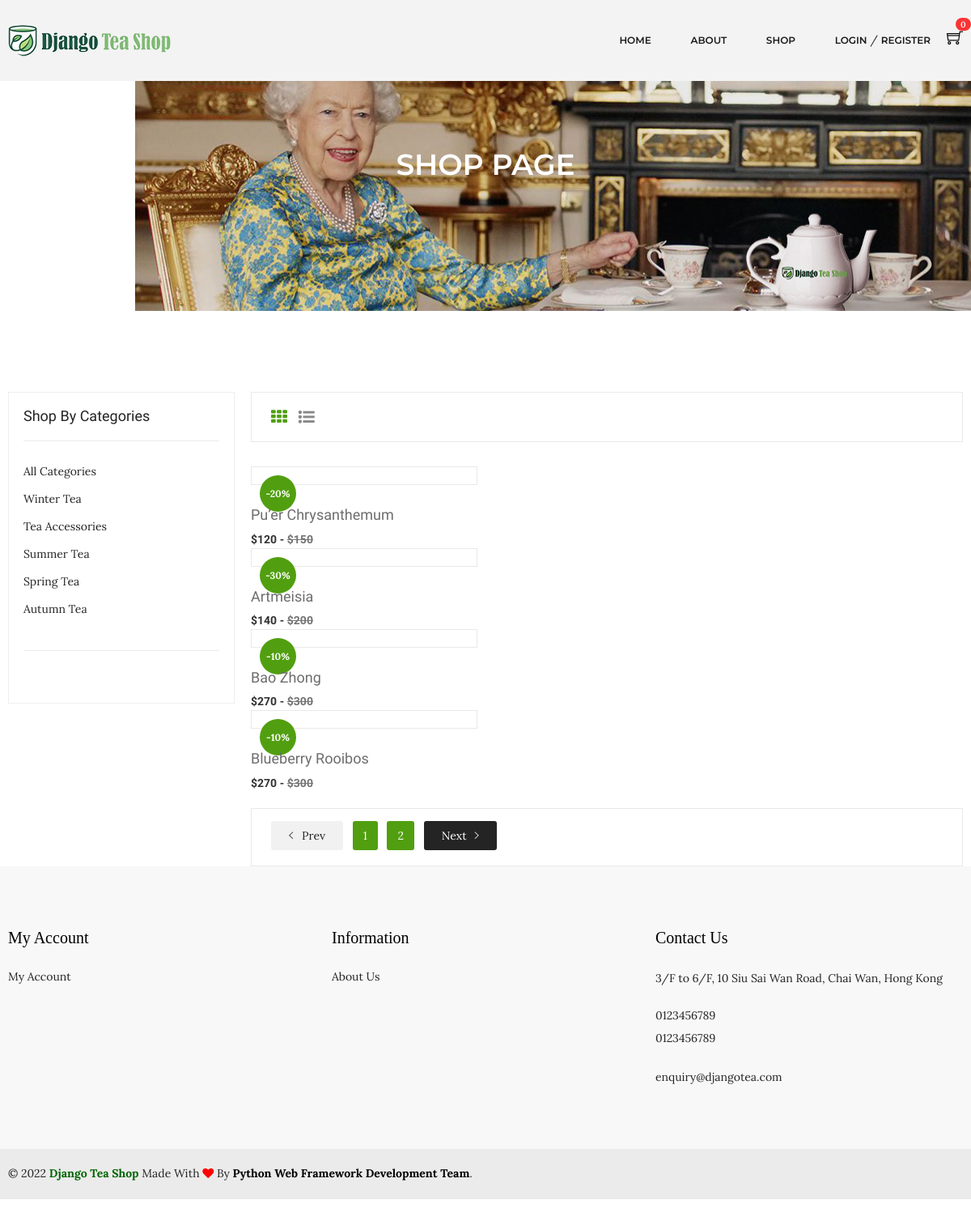
The app's page /shop/ with its own data.
### shop/models.py (models this page shows, shortened)
class Product(models.Model):
    tea_name = models.CharField(max_length=100, unique=True)
    tea_type = models.CharField(max_length=100)
    slug = models.SlugField(max_length=100, unique=True)
    origin = models.CharField(max_length=100)
    color = models.CharField(max_length=50, blank=True)
    aroma = models.CharField(max_length=100, blank=True)
    taste = models.CharField(max_length=100, blank=True)
    tea_nature  = models.CharField(max_length=100, blank=True)
    is_available = models.BooleanField(default=True)
    is_new = models.BooleanField(default=False)
    properties = models.TextField(max_length=300, blank=True)
    weight = models.IntegerField()
    original_price = models.IntegerField()
    discounted_price = models.IntegerField()
    discount_rate = models.IntegerField(blank=True)
    photo_1 = models.ImageField(upload_to='photos/%Y/%m/%d', blank=True)
    photo_1_t = models.ImageField(upload_to='photos/%Y/%m/%d', blank=True)
    photo_1_z = models.ImageField(upload_to='photos/%Y/%m/%d', blank=True)
    photo_2 = models.ImageField(upload_to='photos/%Y/%m/%d', blank=True)
    photo_2_t = models.ImageField(upload_to='photos/%Y/%m/%d', blank=True)
    photo_2_z = models.ImageField(upload_to='photos/%Y/%m/%d', blank=True)
    photo_3 = models.ImageField(upload_to='photos/%Y/%m/%d', blank=True)
    photo_3_t = models.ImageField(upload_to='photos/%Y/%m/%d', blank=True)
    photo_3_z = models.ImageField(upload_to='photos/%Y/%m/%d', blank=True)
    photo_4 = models.ImageField(upload_to='photos/%Y/%m/%d', blank=True)
    photo_4_t = models.ImageField(upload_to='photos/%Y/%m/%d', blank=True)
    photo_4_z = models.ImageField(upload_to='photos/%Y/%m/%d', blank=True)
    created_date = models.DateTimeField(default=datetime.now)
    modified_date = models.DateTimeField(default=datetime.now)
    stars = models.IntegerField()
    store = models.IntegerField()
    category = models.ForeignKey(Category, on_delete=models.CASCADE)
    def get_url(self):
        return reverse('product_detail', args=[self.category.slug, self.slug])

### category/models.py (models this page shows, shortened)
class Category(models.Model):
    category_name = models.CharField(max_length=50)
    slug = models.SlugField(max_length=100, unique=True)
    description = models.TextField(max_length=255, blank=True)
    photo = models.ImageField(upload_to="photos/categories/%Y/%m/%d")
    class Meta:
        verbose_name = 'category'
        verbose_name_plural = 'categories'
        ordering = ['-category_name']
    def get_url(self):
        return reverse('products_by_category', args=[self.slug])

### shop/views.py (the view)
# urls.py: path('shop/', include('shop.urls')),
def shop(request, category_slug=None):
    categories = None
    products = None
    if category_slug != None:
        categories = get_object_or_404(Category, slug=category_slug)
        products = Product.objects.filter(category=categories, is_available=True)
        paginator = Paginator(products, 4)
        page = request.GET.get('page')
        paged_products = paginator.get_page(page)
        product_count = products.count()
    else:
        products = Product.objects.all().filter(is_available=True).order_by('id')
        paginator = Paginator(products, 4)
        page = request.GET.get('page')
        paged_products = paginator.get_page(page)
        product_count = products.count()
    context = {
        'products': paged_products,
        'product_count': product_count,
    }
    return render(request, 'shop/shop.html', context)

### carts/context_processors.py (called while the page is built)
def counter(request):
    cart_count = 0
    if 'admin' in request.path:
        return {}
    else:
        try:
            cart = Cart.objects.filter(cart_id=_cart_id(request))
            if request.user.is_authenticated:
                cart_items = CartItem.objects.all().filter(user=request.user)
            else:
                cart_items = CartItem.objects.all().filter(cart=cart[:1])
            for cart_item in cart_items:
                cart_count += cart_item.quantity
        except cart.DoesNotExist:
            cart_count = 0
    return dict(cart_count=cart_count)

### carts/views.py (called while the page is built)
def _cart_id(request):
    cart = request.session.session_key
    if not cart:
        cart = request.session.create()
    return cart

### category/context_processors.py (called while the page is built)
def menu_links(request):
    links = Category.objects.all()
    return dict(links=links)

### templates/shop/shop.html (shortened to what this page needs)
    {% extends 'base.html' %}
    {% load static %}
    {% block content %}
    <div class="breadcrumb-area ptb-150 pt-100" style="background-image: url(../../static/img/banner/queen_paddington.jpg)">
      <div class="container">
        <div class="breadcrumb-content text-center mt-30">
          <h3>SHOP PAGE</h3>
        </div>
      </div>
    </div>
    <div class="shop-page-area ptb-100">
      <div class="container">
        <div class="row flex-row-reverse">
          <div class="col-lg-9">
            <div class="shop-topbar-wrapper">
              <div class="shop-topbar-left">
                <ul class="view-mode">
                  <li class="active">
                    <a href="#product-grid" data-view="product-grid"><i class="fa fa-th"></i></a>
                  </li>
                  <li>
                    <a href="#product-list" data-view="product-list"
                      ><i class="fa fa-list-ul"></i
                    ></a>
                  </li>
                </ul>
              </div>
            </div>
            <div class="grid-list-product-wrapper">
              <div class="product-grid product-view pb-20">
                <div class="row">
                  <div
                    class="product-width col-xl-4 col-lg-4 col-md-4 col-sm-6 col-12"
                  >
                  {% if products %} {% for product in products %}
                  <div class="product-wrapper">
                      <div class="product-img">
                        <span>-{{ product.discount_rate }}%</span>
                      </div>
                      <div class="product-content text-left">
                        <div class="product-hover-style">
                          <div class="product-title">
                            <h4>
                              <a href="{{ product.get_url }}"
                                >{{ product.tea_name}}</a
                              >
                            </h4>
                          </div>
                        </div>
                        <div class="product-price-wrapper">
                          <span>${{ product.discounted_price }} -</span>
                          <span class="product-price-old">${{ product.original_price }} </span>
                        </div>
                      </div>
                    </div>
                    {% endfor %} {% endif %}
                  </div>
                </div>
              </div>
              <div class="pagination-total-pages">
                <div class="pagination-style">
                  {% if products.has_other_pages %}
                  <ul>
                    {% if products.has_previous %}
                    <li><a class="prev-next prev" href="?page={{products.previous_page_number}}"><i class="ion-ios-arrow-left"></i> Prev</a></li>
                    {% else %}
                    <li class="disabled"><a class="prev-next prev" href="#"><i class="ion-ios-arrow-left"></i> Prev</a></li>
                    {% endif %}
                    {% for i in products.paginator.page_range %}
                      {% if products.number == i %}
                        <li><a class="active" href="#">{{i}}</a></li>
                        {% else %}
                        <li><a class="active" href="?page={{i}}">{{i}}</a></li>
                      {% endif %}
                    {% endfor %}
                    {% if products.has_next %}
                    <li><a class="prev-next next" href="?page={{products.next_page_number}}">Next<i class="ion-ios-arrow-right"></i></a></li>
                    {% else %}
                    <li class="disabled"><a class="prev-next next" href="#">Next<i class="ion-ios-arrow-right"></i></a></li>
                    {% endif %}
                  </ul>
                  {% endif %}
                </div>
              </div>
            </div>
          </div>
          <div class="col-lg-3">
            <div class="shop-sidebar-wrapper gray-bg-7 shop-sidebar-mrg">
              <div class="shop-widget">
                <h4 class="shop-sidebar-title">Shop By Categories</h4>
                <div class="shop-catigory">
                  <ul id="faq">
                    <li><a href="{% url 'shop' %}">All Categories</a></li>
                    {% for category in links %}
                    <li><a href="{{ category.get_url }}">{{ category.category_name}}</a></li>
                    {% endfor %}
                  </ul>
                </div>
              </div>
              <div class="shop-price-filter mt-40 shop-sidebar-border pt-35">
            </div>
          </div>
        </div>
      </div>
    </div>
    {% endblock %}

### djangoteashop/static/css/ui.css (style rules this page uses)
html { font-family: "Inter", sans-serif; font-size: 15px; }
[class*=hover-] { transition: 0.5s; }
[class*=list-] li:after { visibility: hidden; display: block; content: ""; overflow: hidden; height: 0; clear: both; }

### records on screen
Product: discount_rate "20", tea_name "Pu’er Chrysanthemum", discounted_price "120", original_price "150"
Product: discount_rate "30", tea_name "Artmeisia", discounted_price "140", original_price "200"
Product: discount_rate "10", tea_name "Bao Zhong", discounted_price "270", original_price "300"
Product: discount_rate "10", tea_name "Blueberry Rooibos", discounted_price "270", original_price "300"
Category: category_name "Winter Tea"
Category: category_name "Tea Accessories"
Category: category_name "Summer Tea"
Category: category_name "Spring Tea"
Category: category_name "Autumn Tea"

### other values on screen
{{ cart_count }} "0"
{{ i }} "1"
{{ i }} "2"
